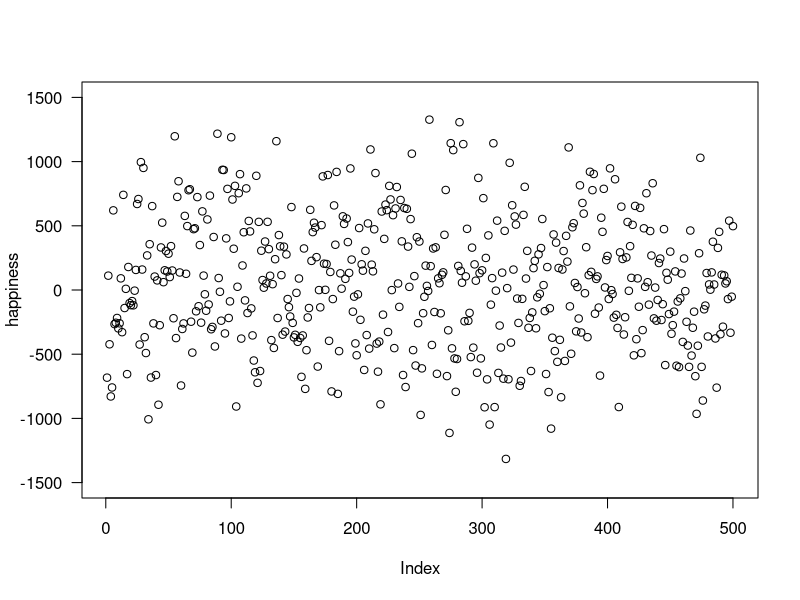
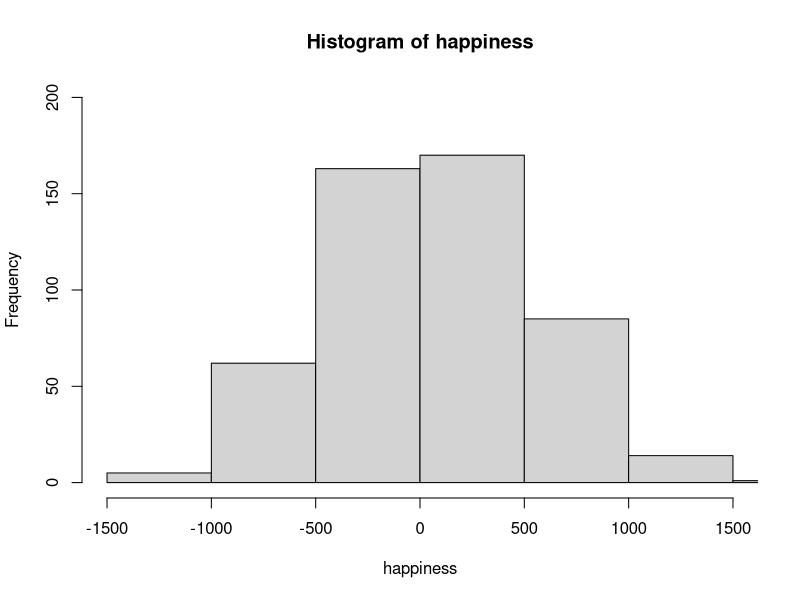
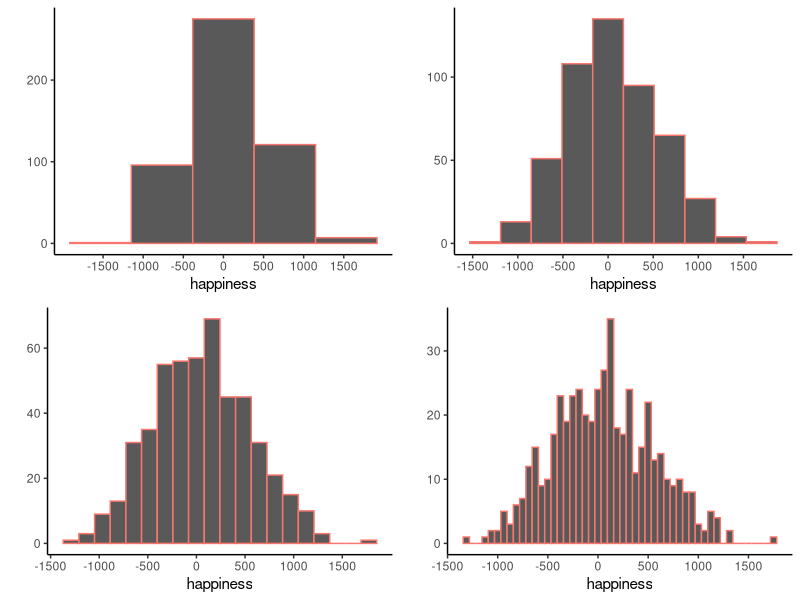
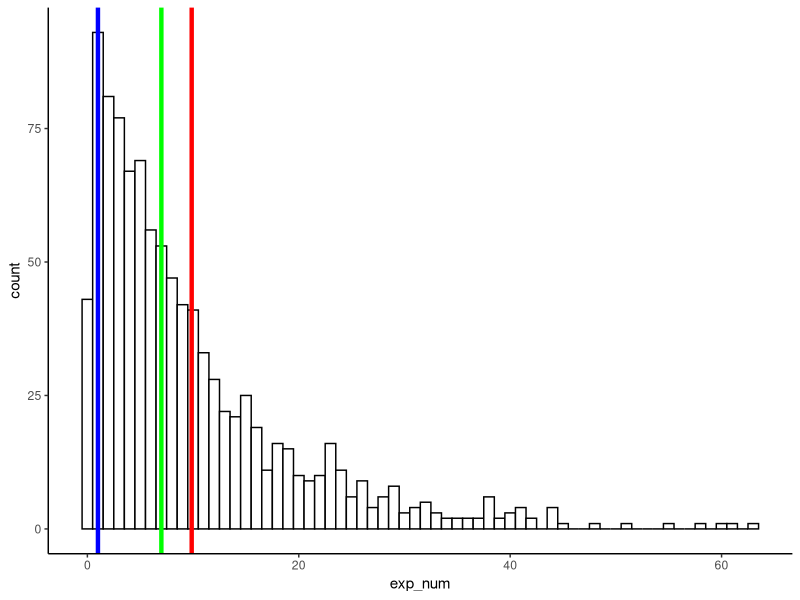
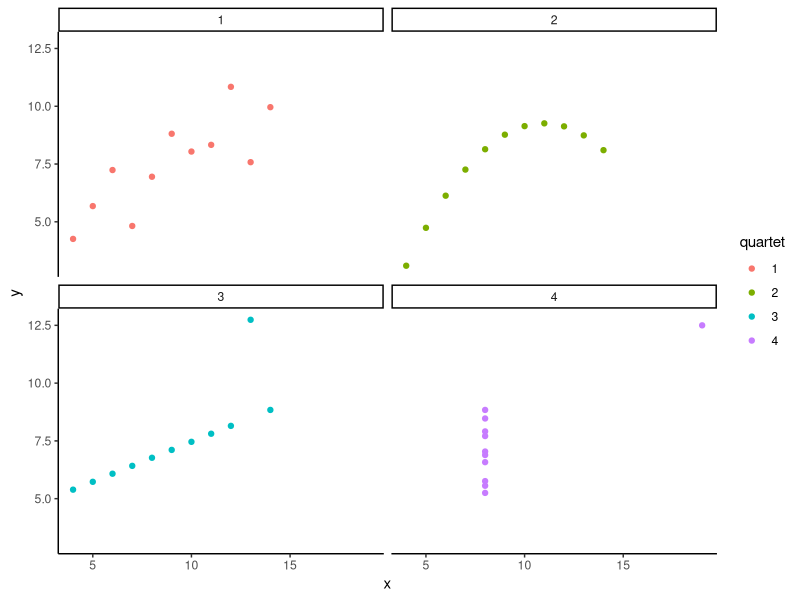

R code for these plots, in order:
## ---- chunk 1
happiness<-rnorm(500,100,500)
knitr::kable(matrix(round(happiness),ncol=10,nrow=50))
## ---- chunk 2
plot(happiness,ylim=c(-1500,1500),las=1)
## ---- chunk 3
hist(happiness,breaks=6,ylim=c(0,200),xlim=(c(-1500,1500)))
## ---- chunk 4

library(ggplot2)
library(ggpubr)

g1 <- qplot(x=happiness, color="white", bins=5)+
  theme_classic()+
  scale_x_continuous(breaks=seq(-1500, 1500, 500))+
  theme(legend.position="none")

g2 <- qplot(x=happiness, color="white", bins=10)+
  theme_classic()+
  scale_x_continuous(breaks=seq(-1500, 1500, 500))+
  theme(legend.position="none")

g3 <- qplot(x=happiness, color="white", bins=20)+
  theme_classic()+
  scale_x_continuous(breaks=seq(-1500, 1500, 500))+
  theme(legend.position="none")

g4 <- qplot(x=happiness, color="white", bins=50)+
  theme_classic()+
  scale_x_continuous(breaks=seq(-1500, 1500, 500))+
  theme(legend.position="none")

ggarrange(g1, g2, g3, g4, ncol=2, nrow=2)

## ---- chunk 5
library(ggplot2)

# need to get used to the fact that r doesn't have a builtin mode function...
my_mode <- function(x) {
  ux <- unique(x)
  ux[which.max(tabulate(match(x, ux)))]
}

exp_num<-round(rexp(1000,.1),digits=0)

# from qplot to ggplot so bins line up
df_exp = data.frame(exp_num)
ggplot(df_exp, aes(x = exp_num)) + geom_histogram(binwidth = 1,color="black", fill="white") +
    geom_vline(xintercept=mean(exp_num), color="red", size=1.5)+
  geom_vline(xintercept=median(exp_num), color="green", size=1.5)+
  geom_vline(xintercept=my_mode(exp_num), color="blue", size=1.5)+
  theme_classic()

## ---- chunk 6
numbers<-c(1, 3, 4, 5, 5, 6, 7, 8, 9, 24)
mat<-matrix(rep(numbers,10),ncol=10)
differences<-t(mat)-numbers
row.names(differences)<-numbers
colnames(differences)<-numbers
knitr::kable(differences,row.names=T)

## ---- chunk 7
numbers<-c(1, 2,3)
mat<-matrix(rep(numbers,3),ncol=3)
differences<-t(mat)-numbers
row.names(differences)<-numbers
colnames(differences)<-numbers
knitr::kable(differences, row.names=T)
## ---- chunk 8
library(dplyr)
scores<-1:6
values<-c(1,6,4,2,6,8)
mean_scores<-mean(values)
Difference_from_Mean<-values-mean_scores
the_df<-data.frame(scores,values,mean=rep(mean_scores,6),Difference_from_Mean)

the_df <- the_df %>%
  rbind(c("Sums",colSums(the_df[1:6,2:4]))) %>%
  rbind(c("Means",colMeans(the_df[1:6,2:4])))
knitr::kable(the_df)

## ---- chunk 9
scores<-1:6
values<-c(1,6,4,2,6,8)
mean_scores<-mean(values)
Difference_from_Mean<-values-mean_scores
Squared_Deviations <- Difference_from_Mean^2
the_df<-data.frame(scores,values,mean=rep(mean_scores,6),Difference_from_Mean,Squared_Deviations)

the_df <- the_df %>%
  rbind(c("Sums",colSums(the_df[1:6,2:5]))) %>%
  rbind(c("Means",colMeans(the_df[1:6,2:5])))
knitr::kable(the_df)

## ---- chunk 10
scores<-1:6
values<-c(1,6,4,2,6,8)
mean_scores<-mean(values)
Difference_from_Mean<-values-mean_scores
Squared_Deviations <- Difference_from_Mean^2
the_df<-data.frame(scores,values,mean=rep(mean_scores,6),Difference_from_Mean,Squared_Deviations)

the_df <- the_df %>%
  rbind(c("Sums",colSums(the_df[1:6,2:5]))) %>%
  rbind(c("Means",colMeans(the_df[1:6,2:5])))
knitr::kable(the_df)

## ---- chunk 11
scores<-1:6
values<-c(1,6,4,2,6,8)
mean_scores<-mean(values)
Difference_from_Mean<-values-mean_scores
Absolute_Deviations <- abs(Difference_from_Mean)
the_df<-data.frame(scores,values,mean=rep(mean_scores,6),Difference_from_Mean,Absolute_Deviations)

the_df <- the_df %>%
  rbind(c("Sums",colSums(the_df[1:6,2:5]))) %>%
  rbind(c("Means",colMeans(the_df[1:6,2:5])))
knitr::kable(the_df)

## ---- chunk 12
library(data.table)
ac <- fread("data/anscombe.txt")
ac<-as.data.frame(ac)

ac_long<-data.frame(x=c(ac[,1],
                        ac[,3],
                        ac[,5],
                        ac[,7]),
                    y=c(ac[,2],
                        ac[,4],
                        ac[,6],
                        ac[,8]),
                    quartet = as.factor(rep(1:4,each=11))
                        )

ggplot(ac_long, aes(x=x, y=y, color=quartet))+
  geom_point()+
  theme_classic()+
  facet_wrap(~quartet)


## ---- chunk 13
library(dplyr)

ac_long_summary <- ac_long %>%
                    dplyr::group_by(quartet) %>%
                    dplyr::summarise(mean_x = mean(x),
                              var_x = var(x),
                              mean_y = mean(y),
                              var_y = var(y))

knitr::kable(ac_long_summary)

